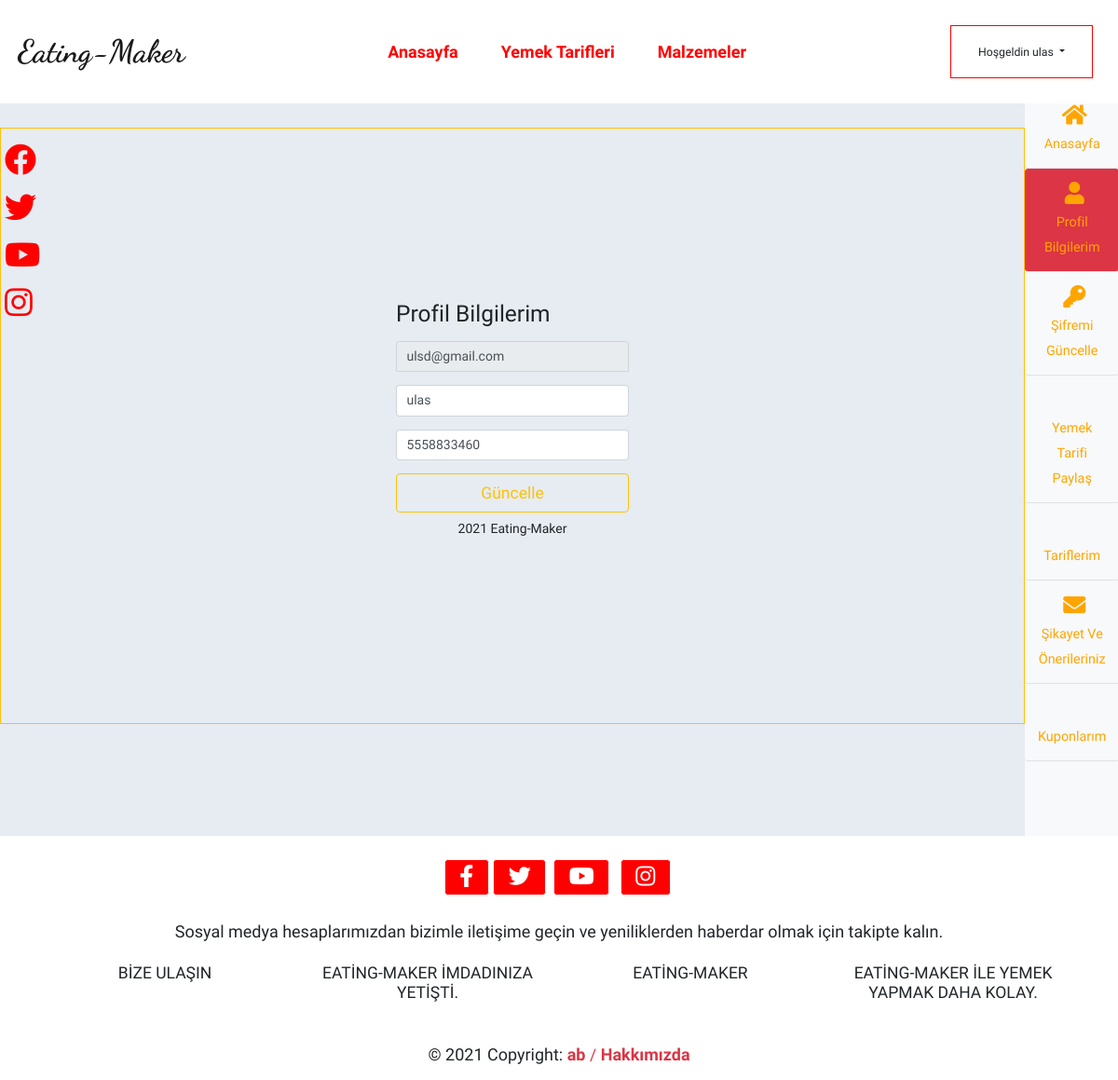
The app's page /hesapprofil.php (signed in) with its own data.
### tables this page shows
CREATE TABLE `kullanici` (
  `kullanici_id` int(11) NOT NULL,
  `kullanici_zaman` datetime NOT NULL DEFAULT current_timestamp(),
  `kullanici_resim` varchar(250) NOT NULL,
  `kullanici_tc` varchar(11) NOT NULL,
  `kullanici_ad` varchar(50) NOT NULL,
  `kullanici_mail` varchar(100) NOT NULL,
  `kullanici_gsm` varchar(50) NOT NULL,
  `kullanici_password` varchar(250) NOT NULL,
  `kullanici_adsoyad` varchar(50) NOT NULL,
  `kullanici_adres` varchar(250) NOT NULL,
  `kullanici_il` varchar(100) NOT NULL,
  `kullanici_ilce` varchar(100) NOT NULL,
  `kullanici_unvan` varchar(100) NOT NULL,
  `kullanici_yetki` varchar(50) NOT NULL,
  `kullanici_durum` int(1) NOT NULL DEFAULT 1
);

CREATE TABLE `footer` (
  `footer_id` int(11) NOT NULL,
  `footer_facebook` varchar(250) NOT NULL,
  `footer_twitter` varchar(250) NOT NULL,
  `footer_youtube` varchar(250) NOT NULL,
  `footer_instagram` varchar(250) NOT NULL,
  `footer_aciklama` varchar(250) NOT NULL,
  `footer_li_1` varchar(250) NOT NULL,
  `footer_li_2` varchar(250) NOT NULL,
  `footer_li_3` varchar(250) NOT NULL,
  `footer_li_4` varchar(250) NOT NULL
);

CREATE TABLE `site_ayar` (
  `ayar_id` int(11) NOT NULL,
  `ayar_description` varchar(250) NOT NULL,
  `ayar_keywords` varchar(250) NOT NULL,
  `ayar_author` varchar(250) NOT NULL,
  `ayar_title` varchar(250) NOT NULL,
  `icon_resimyol` varchar(250) NOT NULL
);

### hesapprofil.php (the view, shortened to what this page needs)
<?php
include 'header.php';
$kullanicisor = $db->prepare("SELECT * FROM kullanici where  kullanici_mail=:mail");
$kullanicisor->execute(array(
    'mail' => $_SESSION['userkullanici_mail']
));
$kullanicicek = $kullanicisor->fetch(PDO::FETCH_ASSOC);
?>
<div class="container-fluid p-0 m-0" style="position: relative;">
    <div class="row p-0 m-0">
        <div class="col-xl-11 col-md-12 p-0 m-0 " style="background-color: #e6ecf2;">
            <div class="container login orta border border-warning" style="margin-bottom: 50px!important;">
                <main class="login-form rounded " style="background: transparent;">
                    <form method="POST" action="nedmin/netting/process.php">
                        <h1 class="h3 mb-3 ">Profil Bilgilerim</h1>
                        <input type="email" class="form-control mb-3" value="<?php echo $kullanicicek['kullanici_mail'] ?>" name="kullanici_mail" disabled="">
                        <input type="text" class="form-control mb-3" value="<?php echo $kullanicicek['kullanici_adsoyad'] ?>" name="kullanici_adsoyad" autofocus>
                        <input type="text" class="form-control mb-3" value="<?php echo $kullanicicek['kullanici_gsm'] ?>" name="kullanici_gsm">
                        <input class="w-100 btn btn-lg btn-outline-warning" name="userupdate" type="submit" value="Güncelle"></input>
                        <p class="mt-2 mb-3   text-center">2021 Eating-Maker
                        </p>
                    </form>
                </main>
            </div>
        </div>
        <div class=" col-md-12 col-lg-1 col-xl-1 p-0 m-0">
            <div class=" ms-auto bg-light vh-100">
                <ul class=" mx-auto nav nav-pills nav-flush flex-column text-center">
                    <li class="nav-item"> <a href="hesap" class="nav-link  py-3 border-bottom"> <i class="fa fa-home"></i> <small><br>Anasayfa</small> </a> </li>
                    <li> <a href="hesapprofil" class="nav-link bg-danger  py-3 border-bottom"> <i class="fa fa-user"></i> <small><br>Profil Bilgilerim</small> </a> </li>
                    <li> <a href="hesappassword" class="nav-link  py-3 border-bottom"> <i class="fa fa-key"></i> <small><br>Şifremi Güncelle</small> </a> </li>
                    <li> <a href="hesapyemek-tarif" class="nav-link  py-3 border-bottom"> <i class="fas fa-hat-chef"></i><small><br>Yemek Tarifi Paylaş</small> </a> </li>
                    <li> <a href="paylasilan-yemek" class="nav-link  py-3 border-bottom"> <i class="fas fa-hat-chef"></i><small><br>Tariflerim</small> </a> </li>
                    <li> <a href="sikayet-oneri" class="nav-link  py-3 border-bottom"><i class="fas fa-envelope"></i><small><br>Şikayet Ve Önerileriniz</small> </a> </li>
                    <li> <a href="kuponlarim" class="nav-link  py-3 border-bottom"><i class="fa fa-ticket" aria-hidden="true"></i><small><br>Kuponlarım</small> </a> </li>
                </ul>
            </div>
        </div>
    </div>
</div>
<?php include 'footer.php' ?>

### header.php (shortened to what this page needs)
<?php
include 'nedmin/netting/process.php';
if (isset($_SESSION['userkullanici_mail'])) {
    $kullanicisor = $db->prepare("SELECT * FROM kullanici where kullanici_mail=:mail");
    $kullanicisor->execute(array(
        'mail' => $_SESSION['userkullanici_mail']
    ));
    $kullanicicek = $kullanicisor->fetch(PDO::FETCH_ASSOC);
}
$ayarsor = $db->prepare("SELECT * FROM site_ayar");
$ayarsor->execute();
$ayarcek = $ayarsor->fetch(PDO::FETCH_ASSOC);
$footerayarsor = $db->prepare("SELECT * FROM footer");
$footerayarsor->execute();
$footerayarcek = $footerayarsor->fetch(PDO::FETCH_ASSOC);
?>
<!doctype html>
<html lang="tr">
<head>
    <link rel="stylesheet" href="https://pro.fontawesome.com/releases/v5.10.0/css/all.css" />
    <link rel="stylesheet" href="aos-by-red.css">
    <link rel="stylesheet" href="https://unpkg.com/aos@next/dist/aos.css" />
    <link rel="stylesheet" href="css/bootstrap.css">
    <link rel="stylesheet" href="https://maxcdn.bootstrapcdn.com/bootstrap/4.0.0/css/bootstrap.min.css">
    <link rel="stylesheet" href="css/style.css">
    <link rel="stylesheet" href="css/girisyap.css">
</head>
<body>
    <nav class=" navbar navbar-light navbar-expand-lg bg-white sticky-top menubar">
        <a class="navbar-brand logo pl-2" href="index.php">Eating-Maker</a>
        <div class="collapse navbar-collapse Links" id="navbarNav">
            <ul class="navbar-nav ms-auto">
                <li class="nav-item active">
                    <a class="nav-link text-danger text-center" href="index">Anasayfa</a>
                </li>
                <li class="nav-item ">
                    <a class="nav-link text-danger text-center" href="recipe">Yemek Tarifleri</a>
                </li>
                <li class="nav-item ">
                    <a class="nav-link text-danger text-center" href="malzemeler">Malzemeler</a>
                </li>
            </ul>
            <ul class="navbar-nav ms-auto">
                <?php
                if (!isset($_SESSION['userkullanici_mail'])) {
                ?>
                    <li class="nav-item ">
                        <a href="login" class="nav-link text-danger text-center">Giriş Yap</a>
                    </li>
                    <li class="nav-item ">
                        <a href="register" class="nav-link text-danger text-center">Kayıt Ol</a>
                    </li>
                <?php
                } else { ?>
                    <li class="nav-item">
                        <div class="dropdown p-3 bilgilermenu">
                            <button class="btn dropdown-toggle btn-sm w-100 pl-3 pr-3" type="button" data-toggle="dropdown">Hoşgeldin <?php echo $kullanicicek['kullanici_adsoyad'] ?>
                                <span class="caret"></span></button>
                        </div>
                    </li>
                <?php }
                ?>
            </ul>
        </div>
    </nav>
    <div class="SosyalMedya">
        <ul class="navbar-nav mx-auto ">
            <li class="nav-item active ">
                <a class="nav-link" href="https://<?php echo $footerayarcek['footer_facebook'] ?>/"><i class="fab fa-facebook"></i>
                </a>
            </li>
            <li class="nav-item ">
                <a class="nav-link" href="https://<?php echo $footerayarcek['footer_twitter'] ?>"><i class="fab fa-twitter"></i></a>
            </li>
            <li class="nav-item ">
                <a class="nav-link" href="https://<?php echo $footerayarcek['footer_youtube'] ?>/"><i class="fab fa-youtube"></i></a>
            </li>
            <li class="nav-item ">
                <a class="nav-link" href="https://<?php echo $footerayarcek['footer_instagram'] ?>/"><i class="fab fa-instagram"></i></a>
            </li>
        </ul>
    </div>

### footer.php (shortened to what this page needs)
<footer class="text-center  bg-white" style="font-size: 18px; ">
    <div class="container p-4 justify-content-center ">
        <div class="container footersocial">
            <section class="mb-4">
                <a class="btn btn-outline-light" href="https://<?php echo $footerayarcek['footer_facebook'] ?>/" role="button "><i class="fab fa-facebook-f"></i></a>
                <a class="btn btn-outline-light" href="https://<?php echo $footerayarcek['footer_twitter'] ?>" role="button "><i class="fab fa-twitter "></i></a>
                <a class="btn btn-outline-light btn-floating m-1 " href="https://<?php echo $footerayarcek['footer_youtube'] ?>/" role="button "><i class="fab fa-youtube "></i></a>
                <a class="btn btn-outline-light btn-floating m-1 " href="https://<?php echo $footerayarcek['footer_instagram'] ?>/" role="button "><i class="fab fa-instagram "></i></a>
            </section>
        </div>
        <section class="mb-4 ">
            <p class="text-center">
                <?php echo $footerayarcek['footer_aciklama'] ?>
            </p>
        </section>
        <section class=" ">
            <div class="row ">
                <div class="col-lg-3 col-md-6 mb-4 mb-md-0 ">
                    <h5 class="text-uppercase "><?php echo $footerayarcek['footer_li_1'] ?></h5>
                </div>
                <div class="col-lg-3 col-md-6 mb-4 mb-md-0 ">
                    <h5 class="text-uppercase ">
                        <?php echo $footerayarcek['footer_li_2'] ?>
                    </h5>
                </div>
                <div class="col-lg-3 col-md-6 mb-4 mb-md-0 ">
                    <h5 class="text-uppercase ">
                        <?php echo $footerayarcek['footer_li_3'] ?>
                    </h5>
                </div>
                <div class="col-lg-3 col-md-6 mb-4 mb-md-0 ">
                    <h5 class="text-uppercase ">
                        <?php echo $footerayarcek['footer_li_4'] ?>
                    </h5>
                </div>
            </div>
        </section>
    </div>
    <div class="text-center p-3 ">
        © 2021 Copyright:
        <a class="text-danger " href="index.php"><?php echo @$ayarcek['ayar_title'] ?></a> <span class="h5 text-danger">/</span><a href="about.php" class="text-danger"> Hakkımızda</a>
    </div>
</footer>
</body>
</html>

### css/style.css (style rules this page uses)
* { padding: 0; margin: 0; box-sizing: border-box; }
a { font-size: 18px; font-weight: bold; }
.SosyalMedya { width: 50px; height: 200px; position: fixed; margin-top: 50px; z-index: 999999; }
.SosyalMedya ul li a i { font-size: 34px; }
a i { font-size: 24px; padding-left: 5px; }
.Links ul li a { transition: 06.s ease-in; transition-duration: 0.5s; border-radius: 7px; }

### css/girisyap.css (style rules this page uses)
.login-form { padding: 40px 0 40px 0; background: white; width: 300px; margin: auto; padding: 25px; }
.form-control { position: relative; box-sizing: border-box; }
input[type='email'] { border-bottom-left-radius: 0; border-bottom-right-radius: 0; }
.login { margin-top: 40px; margin-bottom: 120px; }

### header.php (style rules this page uses)
body { font-family: 'Comfortaa', cursive; }
html { font-size: 14px; }
.Links ul li { padding: 15px; }
.Links ul li a { border: 1px solid white; padding: 10px; color: red !important; }
p { text-align: justify; }
.SosyalMedya ul li a i { color: red; transition: all 0.6s; }
nav.menubar { padding: 12px; position: fixed; top: 0; left: 0; width: 100%; transition: all .5s ease-in-out; }
.logo { font-size: 34px; color: black; font-family: 'Dancing Script', cursive; }
.bilgilermenu { transition: all 0.6s; border: 1px solid red; }

### hesapprofil.php (style rules this page uses)
.orta { display: flex; height: 80%; flex-direction: column; justify-content: center; align-items: center; }
i, small { color: orange; }

### footer.php (style rules this page uses)
.footersocial section a { background-color: red; }
.footersocial section i { color: white; padding-right: 5px; }

### records on screen
kullanici: kullanici_adsoyad "ulas", kullanici_mail "ulsd@gmail.com", kullanici_gsm "5558833460"
footer: footer_aciklama "Sosyal medya hesaplarımızdan bizimle iletişime geçin ve yeniliklerden haberdar olmak için takipte kalın.", footer_li_1 "BIZE ULAŞIN", footer_li_2 "EATING-MAKER İMDADINIZA YETIŞTI.", footer_li_3 "EATING-MAKER", footer_li_4 "EATING-MAKER ILE YEMEK YAPMAK DAHA KOLAY."
site_ayar: ayar_title "ab"
